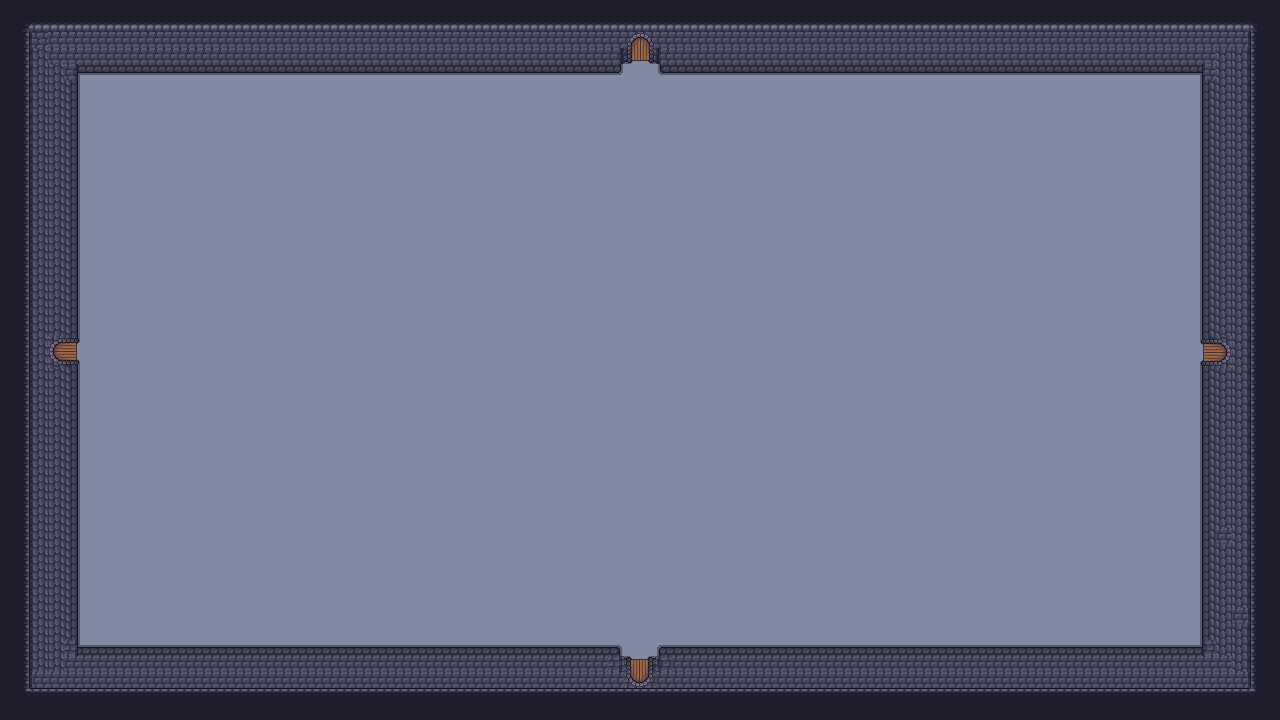

This game map was drawn from its Tiled (.tmx) file and the tilesets committed beside it. A one-line description and the trimmed map source follow:
An orthogonal 80x45 tile map with 16x16 px tiles, 2 tile layers (Ground, Walls), 4 tilesets and 12 objects.

<map version="1.10" tiledversion="1.11.2" orientation="orthogonal" renderorder="right-down" width="80" height="45" tilewidth="16" tileheight="16" infinite="0" nextlayerid="4" nextobjectid="19">
 <tileset firstgid="1" source="../Tileset/walls_floor.tsx" />
 <tileset firstgid="300" source="../Tileset/walls_floor copy.tsx" />
 <tileset firstgid="599" source="../Tileset/walls_floor copy 2.tsx" />
 <tileset firstgid="898" source="../Tileset/walls_floor copy 3.tsx" />
 <layer id="1" name="Ground" width="80" height="45">
  <data>[3600 cells, 3600 non-empty, 2 distinct tile ids]</data>
 </layer>
 <layer id="2" name="Walls" width="80" height="45">
  <data>[3600 cells, 1154 non-empty, 48 distinct tile ids]</data>
 </layer>
 <objectgroup id="3" name="Collisions">
  <object id="1" x="663.387" y="650.69" width="614.188" height="68.2431" />
  <object id="3" x="1202.98" y="369.783" width="76.1784" height="349.151" />
  <object id="7" x="1203.49" y="72.2096" width="77.7113" height="262.705" />
  <object id="9" x="1217.14" y="287.979" width="62.2115" height="105.358" />
  <object id="10" x="661.217" y="0" width="621.253" height="72.6612" />
  <object id="11" x="-3.63306" y="-21.7984" width="623.07" height="90.8265" />
  <object id="12" x="603.288" y="-4.32686" width="67.3754" height="55.013" />
  <object id="13" x="0.994135" y="30.8182" width="76.5484" height="306.193" />
  <object id="15" x="0" y="371.806" width="77.5425" height="318.123" />
  <object id="16" x="-1.98827" y="285.317" width="61.6363" height="145.144" />
  <object id="17" x="3.55999" y="646.137" width="614.098" height="72.9797" />
  <object id="18" x="579.021" y="670.629" width="127.972" height="44.0559" />
 </objectgroup>
</map>
